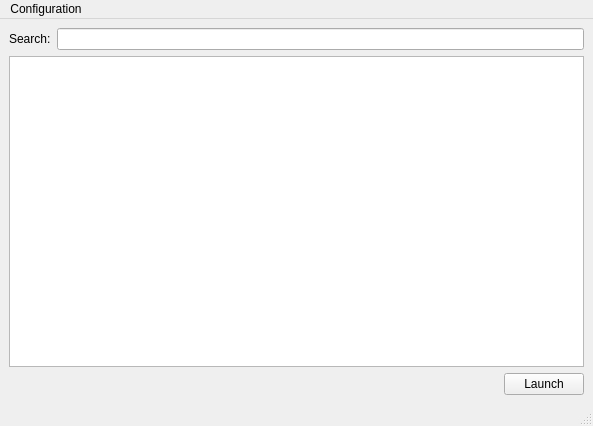
<?xml version="1.0" encoding="UTF-8"?>
<ui version="4.0">
 <class>MainWindow</class>
 <widget class="QMainWindow" name="MainWindow">
  <property name="geometry">
   <rect>
    <x>0</x>
    <y>0</y>
    <width>593</width>
    <height>426</height>
   </rect>
  </property>
  <property name="windowTitle">
   <string>LIghtning MAME Frontend</string>
  </property>
  <widget class="QWidget" name="centralwidget">
   <layout class="QVBoxLayout" name="verticalLayout">
    <item>
     <layout class="QHBoxLayout" name="horizontalLayout">
      <item>
       <widget class="QLabel" name="label">
        <property name="text">
         <string>Search:</string>
        </property>
       </widget>
      </item>
      <item>
       <widget class="QLineEdit" name="searchInput"/>
      </item>
     </layout>
    </item>
    <item>
     <widget class="QTableView" name="itemsView">
      <property name="selectionMode">
       <enum>QAbstractItemView::SingleSelection</enum>
      </property>
      <property name="selectionBehavior">
       <enum>QAbstractItemView::SelectRows</enum>
      </property>
      <property name="showGrid">
       <bool>false</bool>
      </property>
      <property name="gridStyle">
       <enum>Qt::SolidLine</enum>
      </property>
      <attribute name="horizontalHeaderVisible">
       <bool>true</bool>
      </attribute>
      <attribute name="horizontalHeaderDefaultSectionSize">
       <number>80</number>
      </attribute>
      <attribute name="verticalHeaderVisible">
       <bool>false</bool>
      </attribute>
     </widget>
    </item>
    <item>
     <layout class="QHBoxLayout" name="horizontalLayout_2">
      <item>
       <spacer name="horizontalSpacer">
        <property name="orientation">
         <enum>Qt::Horizontal</enum>
        </property>
        <property name="sizeHint" stdset="0">
         <size>
          <width>40</width>
          <height>20</height>
         </size>
        </property>
       </spacer>
      </item>
      <item>
       <widget class="QPushButton" name="launchButton">
        <property name="text">
         <string>Launch</string>
        </property>
       </widget>
      </item>
     </layout>
    </item>
   </layout>
  </widget>
  <widget class="QMenuBar" name="menubar">
   <property name="geometry">
    <rect>
     <x>0</x>
     <y>0</y>
     <width>593</width>
     <height>25</height>
    </rect>
   </property>
   <property name="sizePolicy">
    <sizepolicy hsizetype="MinimumExpanding" vsizetype="Minimum">
     <horstretch>0</horstretch>
     <verstretch>0</verstretch>
    </sizepolicy>
   </property>
   <property name="minimumSize">
    <size>
     <width>0</width>
     <height>0</height>
    </size>
   </property>
   <property name="autoFillBackground">
    <bool>false</bool>
   </property>
   <property name="defaultUp">
    <bool>false</bool>
   </property>
   <widget class="QMenu" name="menuConfiguration">
    <property name="enabled">
     <bool>true</bool>
    </property>
    <property name="title">
     <string>Configuration</string>
    </property>
    <addaction name="actionMame"/>
    <addaction name="actionRoms"/>
   </widget>
   <addaction name="menuConfiguration"/>
  </widget>
  <widget class="QStatusBar" name="statusbar"/>
  <action name="actionMame">
   <property name="text">
    <string>MAME Configuration</string>
   </property>
  </action>
  <action name="actionRoms">
   <property name="text">
    <string>Load rom data</string>
   </property>
  </action>
 </widget>
 <resources/>
 <connections/>
</ui>
